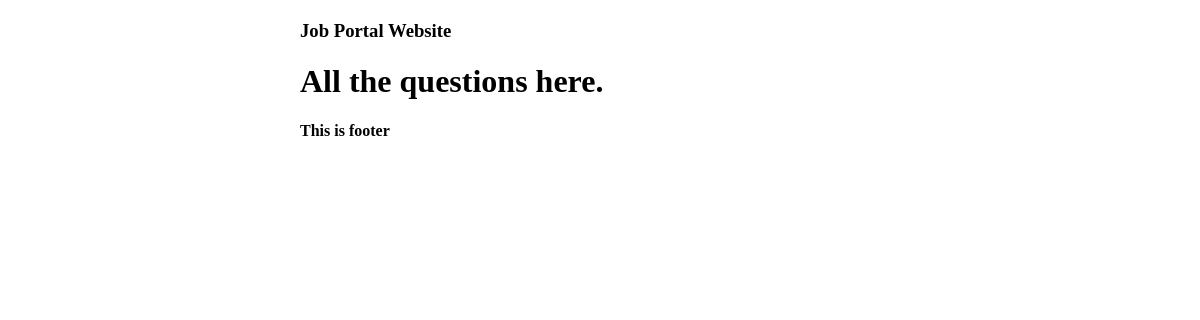
The page /qna/ on the database as committed earlier.
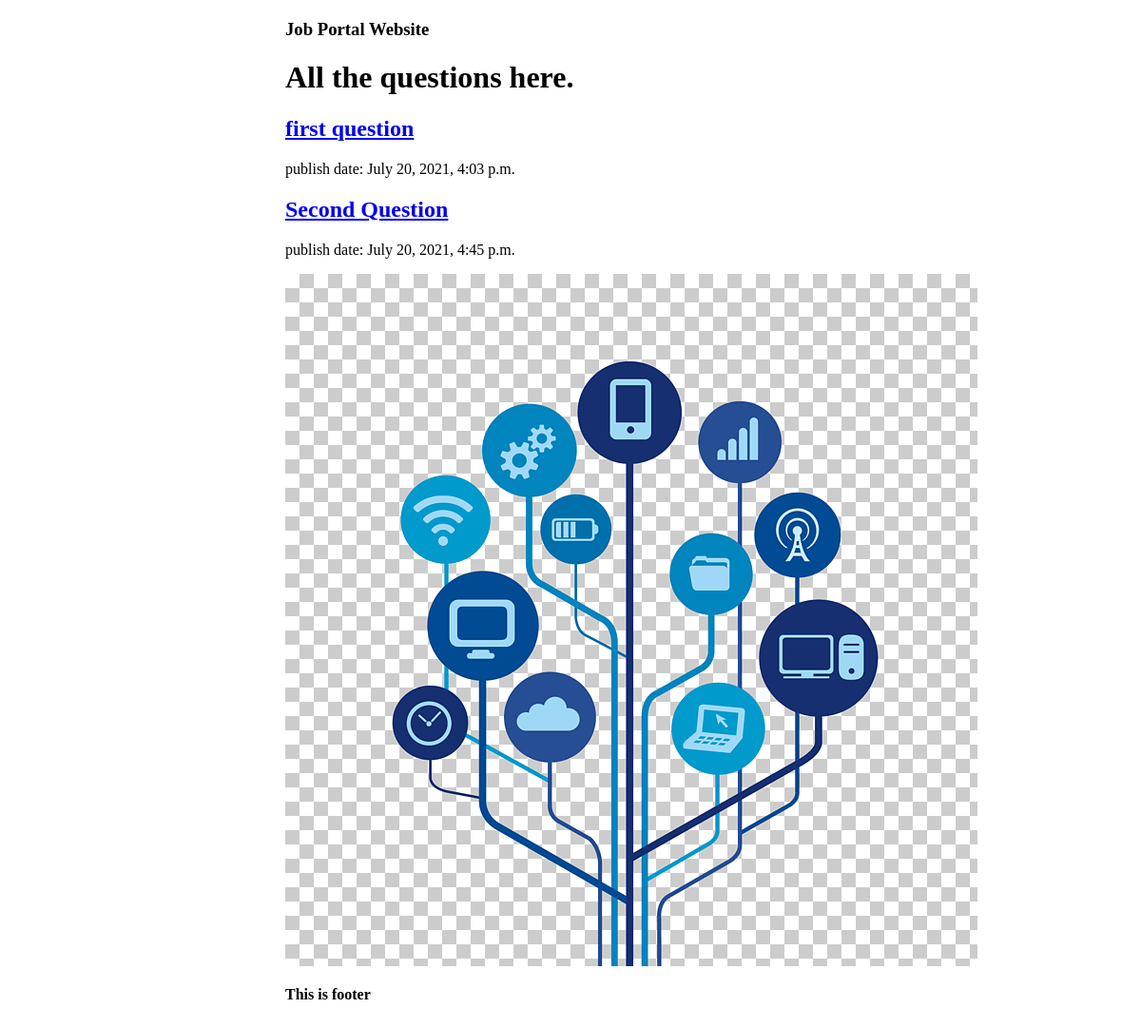
The same page on the database as committed later.
### qna/models.py (models this page shows, shortened)
class Question(models.Model):
    title = models.CharField(max_length=255)
    detail = models.TextField()
    author = models.ForeignKey(User, on_delete=models.CASCADE)
    img = models.ImageField(upload_to='qna', null=True, blank=True)
    views = models.IntegerField(default=0)
    created = models.DateTimeField(auto_now_add=True)
    updated = models.DateTimeField(auto_now=True)

### qna/views.py (the view)
# urls.py: path('qna/', include('qna.urls')),
def qna(request):
    question_objects = Question.objects.all()
    context_dict = {"name":"Anurag", 'questions':question_objects}
    return render(request, "qna.html", context_dict,)

### templates/qna.html (shortened to what this page needs)
{% extends "base.html" %}
{% block body %}
    {% include "header.html" %}
    <h1> All the questions here. </h1>
    {% for question in questions %}
        <a href="/qna/{{ question.id }}"><h2> {{ question.title }} </h2></a>
        <p> publish date: {{ question.created }} </p>
        {% if question.img %}
        <img src="/media/{{ question.img }}" >
        {% endif %}
    {% endfor %}
    {% include "footer.html" %}
{% endblock %}

### templates/base.html (shortened to what this page needs)
<html>
    <head>
    </head>
    <body>
        {% block body %} {% endblock %}
    </body>
</html>

### templates/header.html
<h3> Job Portal Website</h3>

### templates/footer.html
<h4>This is footer</h4>

### templates/base.html (style rules this page uses)
body { width: 50%; margin: auto; padding: 20px; }

Rows that differ between the two databases and show on the page:
added Question: title "first question", created "July 20, 2021, 4:03 p.m."
added Question: title "Second Question", created "July 20, 2021, 4:45 p.m.", img (picture)
